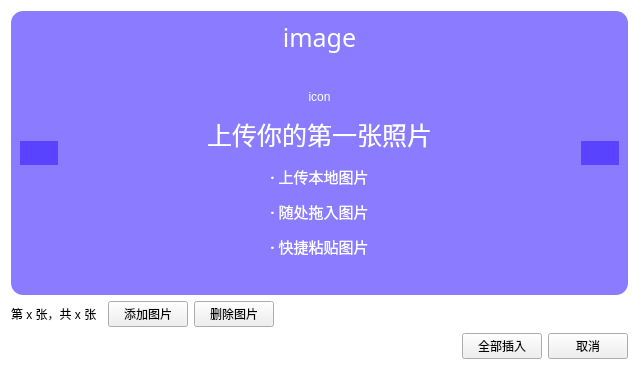
<?xml version="1.0" encoding="UTF-8"?>
<ui version="4.0">
 <class>Dialog</class>
 <widget class="QDialog" name="Dialog">
  <property name="geometry">
   <rect>
    <x>0</x>
    <y>0</y>
    <width>639</width>
    <height>370</height>
   </rect>
  </property>
  <property name="windowTitle">
   <string>上传图片</string>
  </property>
  <property name="styleSheet">
   <string notr="true">QWidget{font-family: &quot;微软雅黑&quot;;}
QDialog{background-color: rgb(255, 255, 255);}
</string>
  </property>
  <layout class="QGridLayout" name="gridLayout_2">
   <item row="0" column="0">
    <widget class="QFrame" name="frame">
     <property name="acceptDrops">
      <bool>true</bool>
     </property>
     <property name="styleSheet">
      <string notr="true">QFrame#frame {
	background-color: rgba(89, 67, 255,0.7);
    border: 2px soild #c0c4cc;
    border-radius: 12px;
    border-color: #67C23A;
}
QPushButton {
    background-color: rgb(89, 67, 255);
    color: #ffffff;
    border: none;
    border-radius: 17px;
    padding: 5px 3px;
    font-weight: 500;
}
QPushButton:hover {
    background-color: rgba(89, 67, 255,0.8);
}
QPushButton:pressed {
    background-color: rgba(89, 67, 255,0.5);
}
QLabel{color: rgb(255, 255, 255);}
</string>
     </property>
     <property name="frameShape">
      <enum>QFrame::StyledPanel</enum>
     </property>
     <property name="frameShadow">
      <enum>QFrame::Raised</enum>
     </property>
     <layout class="QGridLayout" name="gridLayout" columnstretch="0,1,0">
      <item row="0" column="0">
       <layout class="QVBoxLayout" name="verticalLayout">
        <item>
         <spacer name="verticalSpacer">
          <property name="orientation">
           <enum>Qt::Vertical</enum>
          </property>
          <property name="sizeHint" stdset="0">
           <size>
            <width>20</width>
            <height>40</height>
           </size>
          </property>
         </spacer>
        </item>
        <item>
         <widget class="QPushButton" name="pushButton">
          <property name="toolTip">
           <string>上一张</string>
          </property>
          <property name="text">
           <string/>
          </property>
         </widget>
        </item>
        <item>
         <spacer name="verticalSpacer_2">
          <property name="orientation">
           <enum>Qt::Vertical</enum>
          </property>
          <property name="sizeHint" stdset="0">
           <size>
            <width>20</width>
            <height>40</height>
           </size>
          </property>
         </spacer>
        </item>
       </layout>
      </item>
      <item row="0" column="1">
       <layout class="QVBoxLayout" name="verticalLayout_3">
        <item>
         <widget class="QLabel" name="label">
          <property name="font">
           <font>
            <family>微软雅黑</family>
            <pointsize>19</pointsize>
           </font>
          </property>
          <property name="styleSheet">
           <string notr="true"/>
          </property>
          <property name="text">
           <string>image</string>
          </property>
          <property name="scaledContents">
           <bool>false</bool>
          </property>
          <property name="alignment">
           <set>Qt::AlignCenter</set>
          </property>
          <property name="wordWrap">
           <bool>false</bool>
          </property>
         </widget>
        </item>
        <item>
         <widget class="QFrame" name="frame_2">
          <property name="frameShape">
           <enum>QFrame::NoFrame</enum>
          </property>
          <property name="frameShadow">
           <enum>QFrame::Raised</enum>
          </property>
          <layout class="QVBoxLayout" name="verticalLayout_4">
           <property name="spacing">
            <number>12</number>
           </property>
           <property name="leftMargin">
            <number>0</number>
           </property>
           <property name="topMargin">
            <number>0</number>
           </property>
           <property name="rightMargin">
            <number>0</number>
           </property>
           <property name="bottomMargin">
            <number>0</number>
           </property>
           <item>
            <spacer name="verticalSpacer_5">
             <property name="orientation">
              <enum>Qt::Vertical</enum>
             </property>
             <property name="sizeHint" stdset="0">
              <size>
               <width>20</width>
               <height>26</height>
              </size>
             </property>
            </spacer>
           </item>
           <item>
            <widget class="QLabel" name="label_5">
             <property name="text">
              <string>icon</string>
             </property>
             <property name="alignment">
              <set>Qt::AlignCenter</set>
             </property>
            </widget>
           </item>
           <item>
            <widget class="QLabel" name="label_2">
             <property name="font">
              <font>
               <family>微软雅黑</family>
               <pointsize>19</pointsize>
              </font>
             </property>
             <property name="styleSheet">
              <string notr="true"/>
             </property>
             <property name="text">
              <string>上传你的第一张照片</string>
             </property>
             <property name="scaledContents">
              <bool>false</bool>
             </property>
             <property name="alignment">
              <set>Qt::AlignCenter</set>
             </property>
             <property name="wordWrap">
              <bool>false</bool>
             </property>
            </widget>
           </item>
           <item>
            <widget class="QLabel" name="label_3">
             <property name="font">
              <font>
               <family>微软雅黑</family>
               <pointsize>14</pointsize>
              </font>
             </property>
             <property name="styleSheet">
              <string notr="true"/>
             </property>
             <property name="text">
              <string>&lt;html&gt;&lt;head/&gt;&lt;body&gt;&lt;p&gt;&lt;span style=&quot; font-size:11pt; font-weight:700;&quot;&gt;·&lt;/span&gt;&lt;span style=&quot; font-size:11pt;&quot;&gt; 上传本地图片&lt;/span&gt;&lt;/p&gt;&lt;p&gt;&lt;span style=&quot; font-size:11pt; font-weight:700;&quot;&gt;·&lt;/span&gt;&lt;span style=&quot; font-size:11pt;&quot;&gt; 随处拖入图片&lt;/span&gt;&lt;/p&gt;&lt;p&gt;&lt;span style=&quot; font-size:11pt; font-weight:700;&quot;&gt;·&lt;/span&gt;&lt;span style=&quot; font-size:11pt;&quot;&gt; 快捷粘贴图片&lt;/span&gt;&lt;/p&gt;&lt;/body&gt;&lt;/html&gt;</string>
             </property>
             <property name="scaledContents">
              <bool>false</bool>
             </property>
             <property name="alignment">
              <set>Qt::AlignCenter</set>
             </property>
             <property name="wordWrap">
              <bool>false</bool>
             </property>
            </widget>
           </item>
           <item>
            <spacer name="verticalSpacer_6">
             <property name="orientation">
              <enum>Qt::Vertical</enum>
             </property>
             <property name="sizeType">
              <enum>QSizePolicy::MinimumExpanding</enum>
             </property>
             <property name="sizeHint" stdset="0">
              <size>
               <width>20</width>
               <height>20</height>
              </size>
             </property>
            </spacer>
           </item>
          </layout>
         </widget>
        </item>
       </layout>
      </item>
      <item row="0" column="2">
       <layout class="QVBoxLayout" name="verticalLayout_2">
        <item>
         <spacer name="verticalSpacer_3">
          <property name="orientation">
           <enum>Qt::Vertical</enum>
          </property>
          <property name="sizeHint" stdset="0">
           <size>
            <width>20</width>
            <height>40</height>
           </size>
          </property>
         </spacer>
        </item>
        <item>
         <widget class="QPushButton" name="pushButton_3">
          <property name="toolTip">
           <string>下一张</string>
          </property>
          <property name="text">
           <string/>
          </property>
         </widget>
        </item>
        <item>
         <spacer name="verticalSpacer_4">
          <property name="orientation">
           <enum>Qt::Vertical</enum>
          </property>
          <property name="sizeHint" stdset="0">
           <size>
            <width>20</width>
            <height>40</height>
           </size>
          </property>
         </spacer>
        </item>
       </layout>
      </item>
     </layout>
    </widget>
   </item>
   <item row="1" column="0">
    <widget class="QFrame" name="frame_4">
     <property name="frameShape">
      <enum>QFrame::NoFrame</enum>
     </property>
     <property name="frameShadow">
      <enum>QFrame::Raised</enum>
     </property>
     <layout class="QGridLayout" name="gridLayout_5">
      <property name="leftMargin">
       <number>0</number>
      </property>
      <property name="topMargin">
       <number>0</number>
      </property>
      <property name="rightMargin">
       <number>0</number>
      </property>
      <property name="bottomMargin">
       <number>0</number>
      </property>
      <item row="0" column="0">
       <widget class="QLabel" name="label_4">
        <property name="text">
         <string>第 x 张，共 x 张</string>
        </property>
       </widget>
      </item>
      <item row="0" column="4">
       <widget class="QPushButton" name="pushButton_10">
        <property name="text">
         <string>删除图片</string>
        </property>
       </widget>
      </item>
      <item row="0" column="5">
       <spacer name="horizontalSpacer_5">
        <property name="orientation">
         <enum>Qt::Horizontal</enum>
        </property>
        <property name="sizeHint" stdset="0">
         <size>
          <width>164</width>
          <height>20</height>
         </size>
        </property>
       </spacer>
      </item>
      <item row="0" column="1">
       <spacer name="horizontalSpacer_6">
        <property name="orientation">
         <enum>Qt::Horizontal</enum>
        </property>
        <property name="sizeType">
         <enum>QSizePolicy::Fixed</enum>
        </property>
        <property name="sizeHint" stdset="0">
         <size>
          <width>5</width>
          <height>20</height>
         </size>
        </property>
       </spacer>
      </item>
      <item row="0" column="2">
       <widget class="QPushButton" name="pushButton_8">
        <property name="text">
         <string>添加图片</string>
        </property>
       </widget>
      </item>
     </layout>
    </widget>
   </item>
   <item row="2" column="0">
    <widget class="QFrame" name="frame_3">
     <property name="frameShape">
      <enum>QFrame::NoFrame</enum>
     </property>
     <property name="frameShadow">
      <enum>QFrame::Raised</enum>
     </property>
     <layout class="QGridLayout" name="gridLayout_3">
      <property name="leftMargin">
       <number>0</number>
      </property>
      <property name="topMargin">
       <number>0</number>
      </property>
      <property name="rightMargin">
       <number>0</number>
      </property>
      <property name="bottomMargin">
       <number>0</number>
      </property>
      <item row="0" column="1">
       <widget class="QPushButton" name="pushButton_4">
        <property name="text">
         <string>全部插入</string>
        </property>
       </widget>
      </item>
      <item row="0" column="2">
       <widget class="QPushButton" name="pushButton_5">
        <property name="text">
         <string>取消</string>
        </property>
       </widget>
      </item>
      <item row="0" column="0">
       <spacer name="horizontalSpacer_3">
        <property name="orientation">
         <enum>Qt::Horizontal</enum>
        </property>
        <property name="sizeHint" stdset="0">
         <size>
          <width>164</width>
          <height>20</height>
         </size>
        </property>
       </spacer>
      </item>
     </layout>
    </widget>
   </item>
  </layout>
 </widget>
 <resources/>
 <connections/>
</ui>
